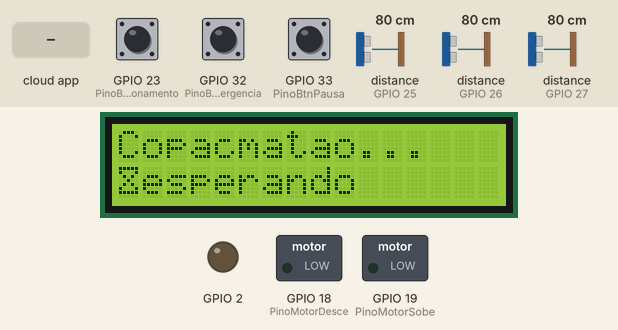
This sketch was run on a simulated ESP32. Parts: 16×2 character LCD, switched loads named in the sketch (green lamp = pin HIGH), output pins drawn as LEDs (lit = HIGH). Wiring (inferred from the names in the program): 2 × ultrasonic range finder: trigger GPIO 12, echo GPIO 25 / trigger GPIO 13, echo GPIO 26. Dashed ring = blinking. Inputs (shaded band) come from the test bench; at power-on: GPIO 23 (PinoBtnAcionamento) HIGH, GPIO 32 (PinoBtnEmergencia) HIGH, GPIO 33 (PinoBtnPausa) HIGH, distance to the obstacle (sensors on GPIO 27, GPIO 25, GPIO 26) 80 cm. The echo pulse lasts 58.3 µs per cm; WiFi joins after 1.5 s; servers stay silent unless stated; pins used as bus, display or sensor lines are not drawn; what the sketch prints to the serial monitor is not drawn.

Above: at 3.0 s.
3.1 s: GPIO 23 (PinoBtnAcionamento) pulled LOW for 0.15 s
At 3.53 s:
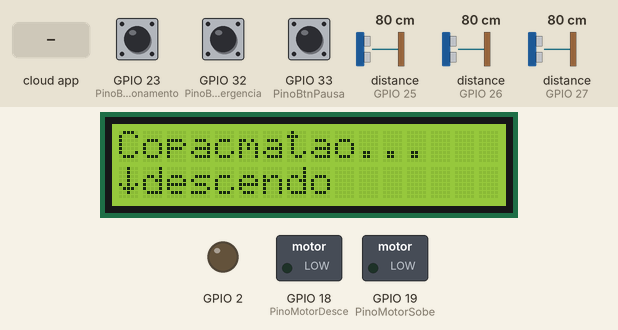
3.8 s: GPIO 32 (PinoBtnEmergencia) pulled LOW for 0.15 s
At 4.6 s:
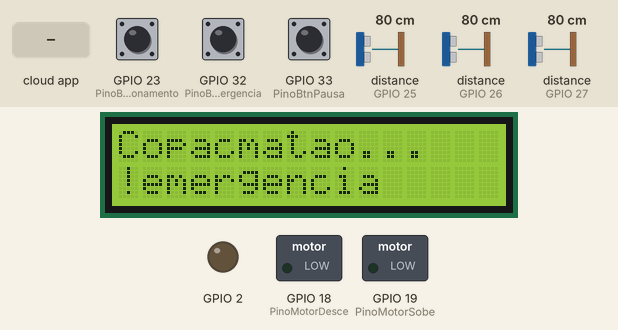
5.6 s: the phone or cloud app sets estadoBtnEmergencia to 1
At 6.02 s:
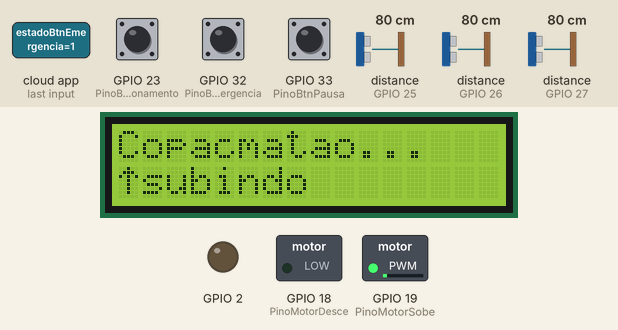
9.3 s: the phone or cloud app sets estadoBtnEmergencia to 0
11.9 s: GPIO 33 (PinoBtnPausa) pulled LOW for 0.15 s
At 12.4 s:
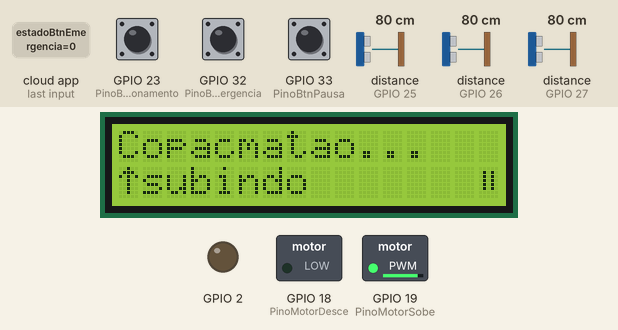
12.6 s: distance to the obstacle (sensor on GPIO 27) set to 2 cm
At 15.6 s:
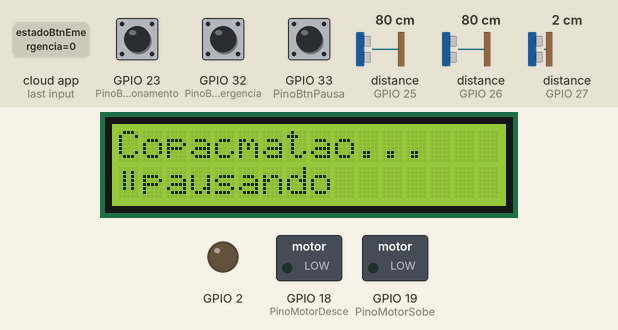
Timing chart, 0 to 15.9 s (numbered marks = the images above; inputs shaded):
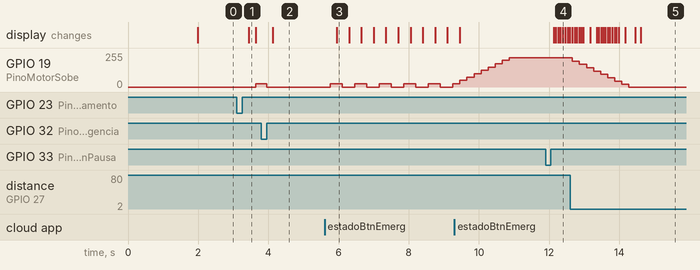

Measured:
- after the input at 3.1 s, GPIO 19 (PinoMotorSobe): 0/255 → 25/255 after 0.54 s; the display: changes after 0.33 s (image 1)
- after the input at 3.8 s, the display: changes after 0.32 s (image 2)
- after the input at 5.6 s, GPIO 19 (PinoMotorSobe): alternates 25/255 for 0.34 s and 0/255 for 0.36 s, starting after 0.16 s; the display: changes after 0.35 s (image 3)
- after the input at 11.9 s, the display: changes after 0.23 s (image 4)
- after the input at 12.6 s, GPIO 19 (PinoMotorSobe): moves from 220/255 to 0/255 over 1.6 s, starting after 0.06 s

The sketch:

EcoCompact.ino
```cpp
/********************** INCLUDES *********************/
#include <LiquidCrystal_I2C.h>
#include <WiFi.h>
#include <Firebase_ESP_Client.h>
#include <addons/TokenHelper.h>
#include <HTTPClient.h>


/******************* DEFINIÇÃO PINOS ******************/
// Motor
#define PinoMotorDesce 18  //ESP pino 25
#define PinoMotorSobe 19  //Esp pino 26

// Botões
#define PinoBtnEmergencia 32  //Esp pino 32
#define PinoBtnPausa 33  //Esp pino 33
#define PinoBtnAcionamento 23  //Esp pino 34

// Sensor
#define PinoTriggerSensor1 12
#define PinoTriggerSensor2 13
#define PinoTriggerSensor3 14

#define PinoEchoSensor1 25
#define PinoEchoSensor2 26
#define PinoEchoSensor3 27

/********************* CONECTIVIDADE ********************/
// Wi-Fi credentials
#define WIFI_SSID "WIFI_SSID"
#define WIFI_PASSWORD "WIFI_PASSWORD"

 // Firebase credentials
#define API_KEY "API_KEY"
#define DATABASE_URL "DATABASE_URL"

// Firebase setup
FirebaseData fbdo;
FirebaseAuth auth;
FirebaseConfig config;

/********************* VARIÁVEIS ********************/
char* listaEstadosPrensa[] = {"esperando", "emergencia", "descendo", "subindo", "pausando"};

enum EstadosPrensa{
  	esperando = 0,
    emergencia,
	descendo,
  	subindo,
    pausando //termina a ação e entra em estado de pausa
};

enum PwmFuncao {
  movendo = 0,
  trocando
};

//PWM
int pwmPasso = 25; //define o salto da função softStart()
int pwmMaximo = 220; // define o PWM máximo usado no softStart() e softStop()
int pwmAtual = 0;

//BOTÕES
bool estadoBtnAcionamento = 0;
bool estadoBtnEmergencia = 0;
bool estadoBtnPausa = 0;

bool firebaseEstadoBtnAcionamento = 0;
bool firebaseEstadoBtnEmergencia = 0;
bool firebaseEstadoBtnPausa = 0;

bool estadoAnteriorEmergencia = 0;
bool estadoAnteriorPausa = 0;
bool esperandoPausa = 0;

//DELAYS
unsigned long tempoUltimaEmergencia = 0;
unsigned long tempoUltimaPausa = 0;
unsigned long tempoUltimaLeitura = 0; //tempo entre sensores lerem
unsigned long tempoUltimaLeituraGeral = 0; //tempo pausa após todos os sensores lerem
unsigned long tempoUltimaAcao = 0; //SoftSart e SoftStop
unsigned long tempoInicioWifi = 0;
unsigned long tempoInicioDescida = 0;
unsigned long tempoMaximoDescida = 4000;

int tempoDebounce = 200;
int tempoDelay = 200;
int DelayEntreLeitura = 60;
int DelayEntreLeituraGeral = 2500;
int tempoDelayWifi = 15000;

//SENSORES
int sensorAtual = 1; // sensor que vai ser lido

float valorSensor1 = 0;
float valorSensor2 = 0;
float valorSensor3 = 0;

float distanciaCapacidade = 7;
int valorCapacidade = 0;
int valorMaximoSensor = 3;
int valorMinimoSensor = 20;

//INFOS ADICIONAIS
String nomeCompactador = "Copacmata"; //nome de 0-15 caracteres


//LCD
byte SimboloEsperando[8] = { B11111, B10001, B01010, B00100, B01010, B10001, B11111, B00000 };
byte SimboloEmergencia[8] = { B00100, B00100, B00100, B00100, B00100, B00000, B00100, B00000 };
byte SimboloDescendo[8] = { B00100, B00100, B00100, B00100, B10101, B01110, B00100, B00000 };
byte SimboloSubindo[8] = { B00100, B01110, B10101, B00100, B00100, B00100, B00100, B00000 };
byte SimboloPausa[8] = { B00000, B01010, B01010, B01010, B01010, B01010, B00000, B00000 };
bool blinkPausa = 0;

/************************** INSTÂNCIAS **********************/
EstadosPrensa estadoPrensa = esperando;
EstadosPrensa estadoAnteriorPrensa = pausando;
PwmFuncao pwmFuncao = movendo;
LiquidCrystal_I2C lcd(0x27, 16, 2);
FirebaseData streamFbdo;


/************************** PROTÓTIPO **********************/
void estadoSerial(EstadosPrensa estadoAtual);
void atualizarLcd(EstadosPrensa estadoAtual);


/************************** SETUP **************************/
void setup(){
    Serial.begin(9600);

    pinMode(PinoMotorDesce, OUTPUT);
    pinMode(PinoMotorSobe, OUTPUT);
    pinMode(PinoBtnEmergencia, INPUT_PULLUP);
    pinMode(PinoBtnPausa, INPUT_PULLUP);
    pinMode(PinoBtnAcionamento, INPUT_PULLUP);

    //LCD
    lcd.init();
    lcd.backlight();
    lcd.createChar(0, SimboloEsperando);
    lcd.createChar(1, SimboloEmergencia);
    lcd.createChar(2, SimboloDescendo);
    lcd.createChar(3, SimboloSubindo);
    lcd.createChar(4, SimboloPausa);
    lcd.setCursor(0,0);
    lcd.print("Conectando...");


    //SENSORES
    pinMode(PinoTriggerSensor1, OUTPUT);
    pinMode(PinoTriggerSensor2, OUTPUT);
    pinMode(PinoTriggerSensor3, OUTPUT);

    pinMode(PinoEchoSensor1, INPUT);
    pinMode(PinoEchoSensor2, INPUT);
    pinMode(PinoEchoSensor3, INPUT);

    WiFi.begin(WIFI_SSID, WIFI_PASSWORD);


    while (WiFi.status() != WL_CONNECTED && millis() - tempoInicioWifi < tempoDelayWifi) {
        Serial.print(".");
        delay(500);
    }

    Serial.println(" Connected!");

    if(temInternet()){
        config.api_key = API_KEY;
        config.database_url = DATABASE_URL;

        config.token_status_callback = tokenStatusCallback;

        if (Firebase.signUp(&config, &auth, "", "")) {
            Serial.println("Signup OK");
        } else {
            Serial.printf("Signup error: %s\n", config.signer.signupError.message.c_str());
        }

        Firebase.begin(&config, &auth);
        Firebase.reconnectWiFi(true);

        if(Firebase.RTDB.beginStream(&streamFbdo, "/home")){
            Serial.println("Stream iniciado");
        } else {
            Serial.println(streamFbdo.errorReason());
        }

        if (Firebase.ready()) {
            nomeCompactador = getStringFirebase("/info/nome");
            valorMaximoSensor = getIntFirebase("/configs/sensorAltura/maximo");
            valorMinimoSensor = getIntFirebase("/configs/sensorAltura/minimo");
            pwmMaximo = getIntFirebase("/configs/pwm/maximo");
            pwmPasso = getIntFirebase("/configs/pwm/passo");
        }
    }

    //desligar led_builtin
    pinMode(2, OUTPUT);
    digitalWrite(2, LOW);
}

void loop() {
      //if(WiFi.status() == WL_CONNECTED && temInternet()){
          if(Firebase.ready() && Firebase.RTDB.readStream(&streamFbdo)){
            if(streamFbdo.streamAvailable()){
                String path = streamFbdo.dataPath();

                if(path == "/estadoBtnEmergencia"){
                    firebaseEstadoBtnEmergencia = streamFbdo.boolData();

                } else if(path == "/estadoBtnPausa"){
                    firebaseEstadoBtnPausa = streamFbdo.boolData();

                } else if(path == "/estadoBtnAcionamento"){
                    firebaseEstadoBtnAcionamento = streamFbdo.boolData();
                }
            }
        //}

    }

    estadoSerial(estadoPrensa);
    lerBotao();
    verificarEstado();

    switch(estadoPrensa){
        case esperando:
          esperar();
          break;

        case emergencia:
          alertar();
          break;

        case descendo:
      	  mover();
          break;

        case subindo:
          mover();
          break;

        case pausando:
          pausar();
          break;
    }
}


/**************** Funções **********************/
void esperar(){
    if(esperandoPausa){
        esperandoPausa = 0;
        estadoAnteriorPrensa = estadoPrensa;
        estadoPrensa = pausando;
        return;
    }

    if(estadoPrensa == esperando){
        //Caso Acionamento da Prensa
        estadoBtnAcionamento = !digitalRead(PinoBtnAcionamento);

        if((estadoBtnAcionamento || firebaseEstadoBtnAcionamento) && !esperandoPausa){
            setBoolFirebase("/home/estadoBtnAcionamento", false);
            estadoAnteriorPrensa = estadoPrensa;
            estadoPrensa = descendo;
            tempoInicioDescida = millis();
            return;
        }

        if(sensorAtual == 3){
            sensorAtual = 1;
        }

        if(millis() - tempoUltimaLeituraGeral >= DelayEntreLeituraGeral){
            if(millis() - tempoUltimaLeitura >= DelayEntreLeitura && sensorAtual == 1){
                lerSensor(PinoTriggerSensor1, PinoEchoSensor1, valorSensor1);
            }

            if(millis() - tempoUltimaLeitura >= DelayEntreLeitura && sensorAtual == 2){
                lerSensor(PinoTriggerSensor2, PinoEchoSensor2, valorSensor2);
                tempoUltimaLeituraGeral = millis();

                if(valorSensor1 <= distanciaCapacidade){
                    if(valorSensor2 <= distanciaCapacidade && valorCapacidade != 100){
                        setIntFirebase("/home/percCapacidade", 100);
                        valorCapacidade = 100;
                    } else if(valorSensor2 >= distanciaCapacidade && valorCapacidade != 50) {
                        setIntFirebase("/home/percCapacidade", 50);
                        valorCapacidade = 50;
                    }
                } else if(valorCapacidade != 0){
                    setIntFirebase("/home/percCapacidade", 0);
                    valorCapacidade = 0;
                }
            }
        }


    }
}

void mover(){
    if(millis() - tempoUltimaLeitura >= DelayEntreLeitura ){
        blinkPausa = !blinkPausa;
        if(esperandoPausa){
            lcd.setCursor(15,1);

            if(blinkPausa) {
                lcd.write(4);
            } else {
                lcd.print(" ");
            }
        }

        lerSensor(PinoTriggerSensor3, PinoEchoSensor3, valorSensor3);
    }

    if(estadoPrensa == descendo){
        if(valorSensor3 >= valorMaximoSensor || millis() - tempoInicioDescida >= tempoMaximoDescida){
            pwmFuncao = trocando;
        }
    } else if(estadoPrensa == subindo){
        if(valorSensor3 <= valorMinimoSensor){
            pwmFuncao = trocando;
        }
    }

    soft();

    if(pwmFuncao == trocando && pwmAtual <= 0){
        pwmFuncao = movendo;
        estadoAnteriorPrensa = estadoPrensa;

        if(estadoPrensa == descendo) {
            estadoPrensa = subindo;
            tempoInicioDescida = 0;
        } else if(estadoPrensa == subindo){
            estadoPrensa = esperando;
        }

    }
}

//emergencia
void alertar(){
    pwmAtual = 0;
    pwmFuncao = movendo;

    analogWrite(PinoMotorDesce, 0);
    analogWrite(PinoMotorSobe, 0);
}

void pausar(){
}

void verificarEstado() {
    if((estadoBtnEmergencia || firebaseEstadoBtnEmergencia) && estadoAnteriorEmergencia == 0 ) {
        if(millis() - tempoUltimaEmergencia < tempoDebounce) return;

        setBoolFirebase("/home/estadoBtnEmergencia", false);

        if(estadoPrensa == emergencia){
            //Caso esperando sair Emergência/Alerta
            tempoUltimaEmergencia = millis();
            estadoAnteriorPrensa = estadoPrensa;
            estadoPrensa = subindo;
            estadoAnteriorEmergencia = estadoBtnEmergencia;
            return;
        } else {
            //Caso Emergência/Alerta
            tempoUltimaEmergencia = millis();
            estadoAnteriorPrensa = estadoPrensa;
            estadoPrensa = emergencia;
            esperandoPausa = 0;
            estadoAnteriorEmergencia = estadoBtnEmergencia;
            return;
        }
    }

    //Caso Pausa
    if((estadoBtnPausa || firebaseEstadoBtnPausa) && estadoPrensa != emergencia && estadoAnteriorPausa == 0){
        if(millis() - tempoUltimaPausa < tempoDebounce) return;

        setBoolFirebase("/home/estadoBtnPausa", false);

        //Caso esperando Pausa
        if(esperandoPausa) return;


        if(estadoPrensa == pausando){
            //Caso esperando sair Pausa
            tempoUltimaPausa = millis();
            estadoAnteriorPrensa = estadoPrensa;
            estadoPrensa = esperando;
            estadoAnteriorPausa = estadoBtnPausa;
            return;
        } else {
            //Caso acione Pausa
            tempoUltimaPausa = millis();
            esperandoPausa = 1;
            estadoAnteriorPausa = estadoBtnPausa;
            Serial.println("Estado Prensa: Esperando Pausa");
            return;
        }

    }
}

void soft(){
    if(estadoPrensa == emergencia){
        analogWrite(PinoMotorDesce, 0);
        analogWrite(PinoMotorSobe, 0);
        return;
    }

    if(millis() - tempoUltimaAcao >= tempoDelay){
        tempoUltimaAcao = millis();

		if (pwmFuncao == movendo && pwmAtual < pwmMaximo) {
            pwmAtual += pwmPasso;
            Serial.print("Acelerando - ");
        } else if (pwmFuncao == trocando){
            pwmAtual -= pwmPasso;
            Serial.print("Parando - ");
        } else {
        	return;
        }

        if(pwmAtual > pwmMaximo) pwmAtual = pwmMaximo; //segurança adicional caso maior
        if(pwmAtual < 0) pwmAtual = 0; //segurança adicional caso menor

        if (estadoPrensa == subindo){
            analogWrite(PinoMotorDesce, 0);
            analogWrite(PinoMotorSobe, pwmAtual);
            Serial.print("Subindo: ");

        } else if(estadoPrensa == descendo) {
            analogWrite(PinoMotorDesce, pwmAtual);
            analogWrite(PinoMotorSobe, 0);
            Serial.print("Descendo: ");
        }

        Serial.println(String(map(pwmAtual, 0, pwmMaximo, 0, 100)) + "%");
    }
}

void lerBotao(){
    estadoBtnEmergencia = !digitalRead(PinoBtnEmergencia);
    estadoBtnPausa = !digitalRead(PinoBtnPausa);

    if(estadoBtnEmergencia == 0 && estadoAnteriorEmergencia){
        tempoUltimaEmergencia = millis();
        estadoAnteriorEmergencia = estadoBtnEmergencia;
    }

    if(estadoBtnPausa == 0 && estadoAnteriorPausa){
        tempoUltimaPausa = millis();
        estadoAnteriorPausa = estadoBtnPausa;
    }

}

//FUNÇÕES - LCD
void estadoSerial(EstadosPrensa estadoAtual){
    if(estadoAnteriorPrensa != estadoAtual) {
        Serial.println("Estado Prensa: " + String(listaEstadosPrensa[estadoAtual]));
        setIntFirebase("/home/estadoPrensa", estadoPrensa);
        estadoAnteriorPrensa = estadoPrensa;
        atualizarLcd(estadoPrensa);
    }
}

void atualizarLcd(EstadosPrensa estadoAtual){
  lcd.setCursor(0,0);
  lcd.print(nomeCompactador);
  lcd.setCursor(0,1);
  lcd.write(estadoAtual);
  lcd.print(listaEstadosPrensa[estadoAtual]);
  lcd.print("           ");
}

//FUNÇÕES - SENSOR
float ativarSensor(int PinoTrigger, int PinoEcho){
	digitalWrite(PinoTrigger, HIGH);
  	delayMicroseconds(10);
	digitalWrite(PinoTrigger, LOW);

	float valor = pulseIn(PinoEcho, HIGH, 30000);

  	return valor/58; // divisão para transformar valor em centímetros
}

void lerSensor(int PinoTrigger, int PinoEcho, float &valorSensor){
    valorSensor = ativarSensor(PinoTrigger, PinoEcho);
    Serial.println("Sensor " + String(sensorAtual) + ": " + String(valorSensor));

    if(estadoPrensa != esperando){
        sensorAtual = 3;
    } else {
        sensorAtual = (sensorAtual == 2) ? 1 : sensorAtual + 1;
    }

    tempoUltimaLeitura = millis();
}


//FUNÇÕES - FIREBASE
bool getBoolFirebase(String caminho) {
  if (Firebase.ready()) {
    if (Firebase.RTDB.getBool(&fbdo, caminho.c_str())) {
      return fbdo.boolData();
    }
  }

  Serial.println("Erro ao ler bool:");
  Serial.println(fbdo.errorReason());
  return false;
}

bool setBoolFirebase(String caminho, bool valor) {
  if (Firebase.ready()) {
    if (Firebase.RTDB.setBool(&fbdo, caminho.c_str(), valor)) {
      return true;
    }
  }

  Serial.println("Erro ao gravar bool:");
  Serial.println(fbdo.errorReason());
  return false;
}

int getIntFirebase(String caminho) {
  if (Firebase.ready()) {
    if (Firebase.RTDB.getInt(&fbdo, caminho.c_str())) {
      return fbdo.intData();
    }
  }

  Serial.println("Erro ao ler int:");
  Serial.println(fbdo.errorReason());
  return -1;
}

bool setIntFirebase(String caminho, int valor) {
  if (Firebase.ready()) {
    if (Firebase.RTDB.setInt(&fbdo, caminho.c_str(), valor)) {
      return true;
    }
  }

  Serial.println("Erro ao gravar int:");
  Serial.println(fbdo.errorReason());
  return false;
}

String getStringFirebase(String caminho) {
  if (Firebase.ready()) {
    if (Firebase.RTDB.getString(&fbdo, caminho.c_str())) {
      return fbdo.stringData();
    }
  }

  Serial.println("Erro ao ler string:");
  Serial.println(fbdo.errorReason());
  return "";
}

bool setStringFirebase(String caminho, String valor) {
  if (Firebase.ready()) {
    if (Firebase.RTDB.setString(&fbdo, caminho.c_str(), valor)) {
      return true;
    }
  }

  Serial.println("Erro ao gravar string:");
  Serial.println(fbdo.errorReason());
  return false;
}


bool temInternet(){
    if (WiFi.status() != WL_CONNECTED) return false;

    HTTPClient http;

    http.begin("http://clients3.google.com/generate_204");

    int codigo = http.GET();

    http.end();

    return codigo == 204;
}
```
